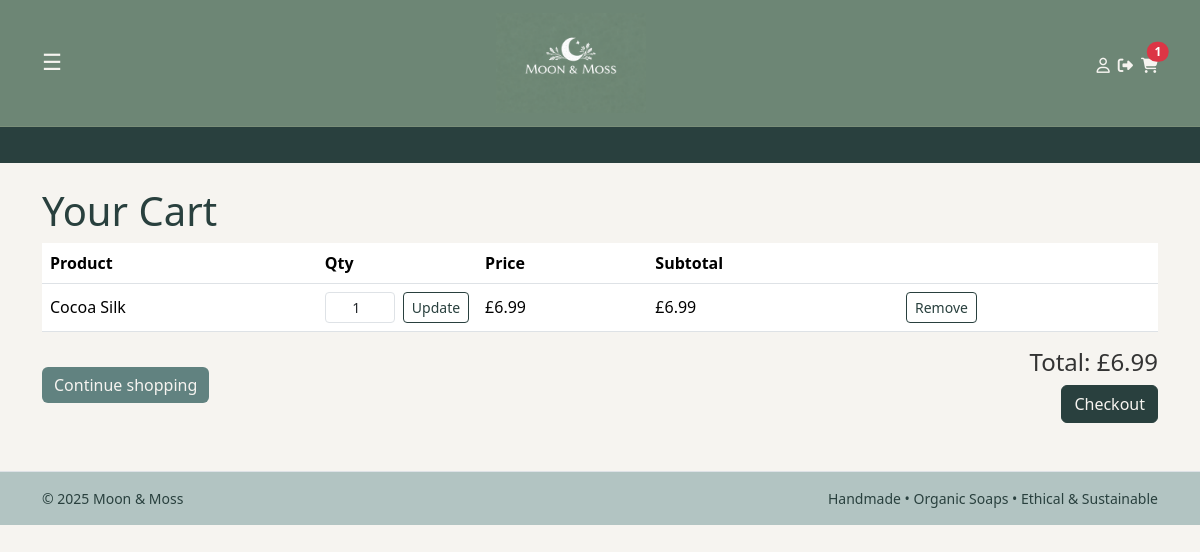
Page /cart/ (signed in) on the earlier database version.
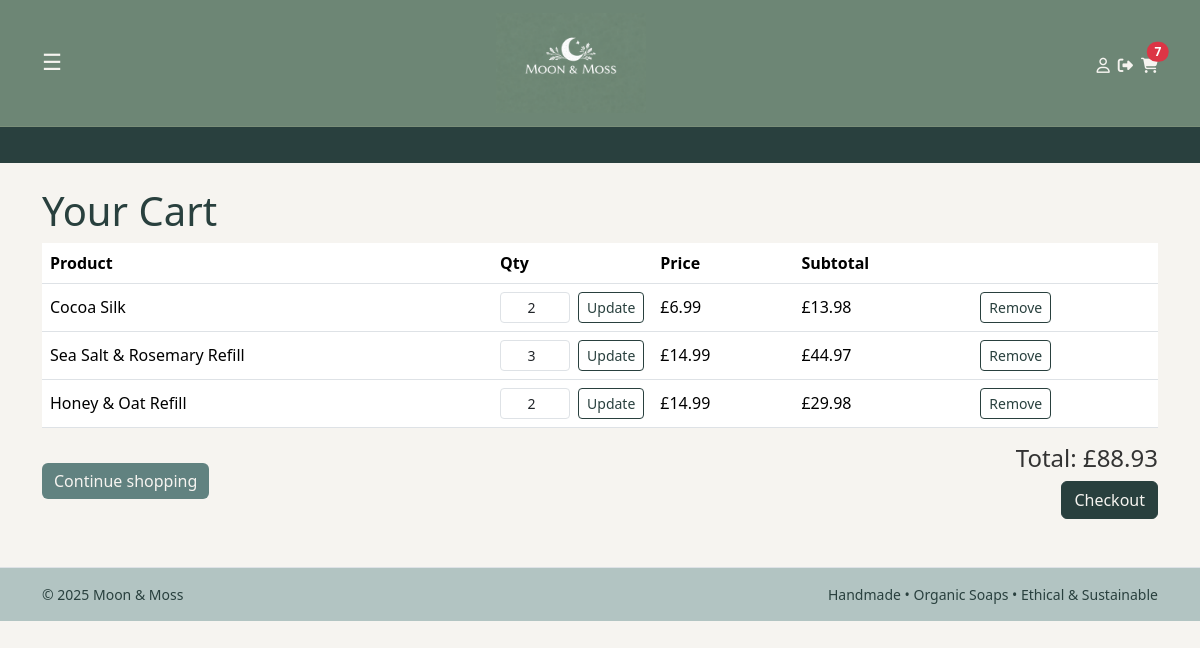
Same page on the later database version.
### cart/models.py (models this page shows, shortened)
class CartItem(models.Model):
    cart = models.ForeignKey(Cart, on_delete=models.CASCADE, related_name="items")
    product = models.ForeignKey(Product, on_delete=models.PROTECT)
    qty = models.PositiveIntegerField(default=1)
    class Meta:
        unique_together = ("cart", "product")
    @property
    def subtotal(self):
        return self.qty * self.product.price

class Cart(models.Model):
    user = models.ForeignKey(
        settings.AUTH_USER_MODEL, null=True, blank=True, on_delete=models.CASCADE
    )
    session_key = models.CharField(max_length=40, blank=True, db_index=True)
    created_at = models.DateTimeField(auto_now_add=True)
    updated_at = models.DateTimeField(auto_now=True)
    @property
    def total(self):
        return sum(item.subtotal for item in self.items.select_related("product"))

### catalog/models.py (models this page shows, shortened)
class Product(models.Model):
    title = models.CharField(max_length=160)
    slug = models.SlugField(max_length=180, unique=True, blank=True)
    description = models.TextField(blank=True)
    scent = models.CharField(max_length=50, help_text="e.g. Lavender, Citrus")
    weight_g = models.PositiveIntegerField(help_text="Net weight in grams")
    price = models.DecimalField(max_digits=6, decimal_places=2)
    stock_qty = models.PositiveIntegerField(default=0)
    active = models.BooleanField(default=True)
    created_at = models.DateTimeField(auto_now_add=True)
    tags = models.CharField(
        max_length=250,
        blank=True,
        help_text="Comma-separated tags, e.g. winter, woody, refillable"
    )
    class Meta:
        ordering = ["title"]

### cart/views.py (the view)
# urls.py: path("", views.view_cart, name="view"),
def view_cart(request):
    cart = get_or_create_cart(request)
    return render(request, "cart/view.html", {"cart": cart})

### cart/context_processors.py (called while the page is built)
def cart_count(request):
    cart = get_or_create_cart(request)
    try:
        count = sum(i.qty for i in cart.items.all())
    except Exception:
        count = 0
    return {"cart_count": count}

### cart/utils.py (called while the page is built)
def get_or_create_cart(request):
    if not request.session.session_key:
        request.session.create()
    request.session.set_expiry(60 * 60 * 24 * 14)
    session_key = request.session.session_key
    if request.user.is_authenticated:
        cart, _ = Cart.objects.get_or_create(
            user=request.user,
            defaults={"session_key": session_key},
        )
    else:
        cart, _ = Cart.objects.get_or_create(
            user=None,
            session_key=session_key,
        )
    return cart

### cart/templates/cart/view.html (shortened to what this page needs)
{% extends "base.html" %}
{% block content %}
<h1>Your Cart</h1>
{% if cart.items.all %}
<div class="table-responsive">
<table class="table align-middle">
  <thead>
    <tr>
      <th>Product</th>
      <th style="width:120px;">Qty</th>
      <th>Price</th>
      <th>Subtotal</th>
      <th></th>
    </tr>
  </thead>
  <tbody>
    {% for item in cart.items.all %}
    <tr>
      <td>{{ item.product.title }}</td>
      <td>
        <form method="post" action="{% url 'cart:update' item.id %}" class="d-flex">
          <input type="number"
            name="qty"
            value="{{ item.qty }}"
            min="1"
            max="{{ item.product.stock_qty }}"
            class="form-control form-control-sm me-2 cart-qty-input">
          <button class="btn btn-sm btn-update" type="submit">Update</button>
        </form>
      </td>
      <td>£{{ item.product.price }}</td>
      <td>£{{ item.subtotal }}</td>
      <td>
        <form method="post" action="{% url 'cart:remove' item.id %}">
          <button class="btn btn-sm btn-remove" type="submit">Remove</button>
        </form>
      </td>
    </tr>
    {% endfor %}
  </tbody>
</table>
</div>
<div class="d-flex justify-content-between align-items-center">
  <a href="{% url 'catalog:product_list' %}" class="btn btn-continue">
    Continue shopping
  </a>
  <div class="text-end">
    <h4>Total: £{{ cart.total }}</h4>
    <a href="{% url 'checkout:summary' %}" class="btn btn-checkout">
      Checkout
    </a>
  </div>
</div>
{% else %}
<p>Your cart is empty.</p>
<a href="{% url 'catalog:product_list' %}" class="btn btn-primary">Back to shop</a>
{% endif %}
{% endblock %}

### templates/base.html (shortened to what this page needs)
{% load static %}
<!doctype html>
<html lang="en">
<head>
  <link
    href="https://cdn.jsdelivr.net/npm/bootstrap@5.3.3/dist/css/bootstrap.min.css"
    rel="stylesheet">
  <link rel="stylesheet" href="{% static 'css/main.css' %}">
</head>
<body>
<nav class="navbar navbar-light navbar-pink bb-navbar sticky-top">
  <div class="container bb-nav-grid">
    <div class="bb-nav-left">
      <button class="navbar-toggler border-0 bb-icon-button" type="button"
              data-bs-toggle="collapse" data-bs-target="#mainNav"
              aria-controls="mainNav" aria-expanded="false" aria-label="Toggle navigation">
        <span class="bb-icon">☰</span>
      </button>
    </div>
    <div class="bb-nav-center">
      <a class="navbar-brand d-flex flex-column align-items-center"
        href="{% url 'catalog:home' %}">
        <img src="{% static 'img/logo.png' %}" alt="Moon & Moss" class="bb-logo">
      </a>
    </div>
    <div class="bb-nav-right bb-nav-icons">
      {% if user.is_authenticated %}
        <a href="#" class="bb-icon-link" title="My account">
          <span class="bb-icon"><i class="fa-regular fa-user"></i></span>
        </a>
        <a href="{% url 'accounts:logout' %}?next={{ request.get_full_path }}"
          class="bb-icon-link" title="Logout">
          <span class="bb-icon"><i class="fa-solid fa-right-from-bracket"></i></span>
        </a>
      {% else %}
        <a href="{% url 'accounts:login' %}?next={{ request.get_full_path }}"
           class="bb-icon-link" title="Login">
          <span class="bb-icon"><i class="fa-regular fa-user"></i></span>
        </a>
      {% endif %}
      <a href="{% url 'cart:view' %}"
        class="bb-icon-link position-relative"
        title="Cart"
        data-bs-toggle="offcanvas"
        data-bs-target="#miniCart"
        aria-controls="miniCart">
        <span class="bb-icon"><i class="fa-solid fa-cart-shopping"></i></span>
        <span id="cart-count"
              class="position-absolute top-0 start-100 translate-middle badge rounded-pill text-bg-danger {% if cart_count|default:0|add:0 <= 0 %}d-none{% endif %}">
          {{ cart_count|default:0 }}
        </span>
      </a>
    </div>
  </div>
</nav>
<div class="bb-promo-bar">
  <div class="bb-promo-track">
  </div>
</div>
<main class="container py-4">
  {% block content %}{% endblock %}
</main>
</body>
<footer class="border-top mt-4 py-3">
  <div class="container text-muted small d-flex justify-content-between">
    <span>© {{ now|default:"2025" }} Moon & Moss</span>
    <span>Handmade • Organic Soaps • Ethical & Sustainable</span>
  </div>
</footer>
</body>
</html>

### static/css/main.css (style rules this page uses)
body { background-color: #f6f4f0; color: #333333; font-family: system-ui, -apple-system, BlinkMacSystemFont, "Segoe UI", sans-serif; }
h1, .h1, h2, .h2, h3, .h3 { color: #29403e; }
a { color: #29403e; }
.bb-logo { height: 100px; width: auto; }
.bb-navbar { background-color: #6D8675; padding-top: 0.5rem; padding-bottom: 0.5rem; border-bottom: 1px solid #7A8F7A; }
.bb-nav-grid { display: grid; grid-template-columns: 1fr auto 1fr; align-items: center; }
.bb-nav-left { justify-self: start; }
.bb-nav-center { justify-self: center; }
.bb-nav-right { justify-self: end; display: flex; align-items: center; justify-content: flex-end; gap: 0.15rem; }
.bb-icon-button { background: transparent; box-shadow: none; padding: 0; }
.bb-icon { font-size: 1.4rem; line-height: 1; color: #f6f4f0; }
.bb-nav-icons .bb-icon-link { display: inline-flex; align-items: center; justify-content: center; margin: 0rem; text-decoration: none; }
.bb-nav-icons .bb-icon-link .fa-solid, .bb-nav-icons .bb-icon-link .fa-regular { font-size: 0.95rem; }
.bb-promo-bar { background-color: #29403e; color: #f6f4f0; font-size: 0.9rem; overflow: hidden; white-space: nowrap; }
.bb-promo-track { display: inline-block; padding: 0.45rem 0; padding-left: 100%; animation: bb-promo-scroll 22s linear infinite; }
.btn-update { border-color: #29403e; color: #29403e; }
.btn-remove { border-color: #29403e; color: #29403e; }
.btn-continue { background-color: #618280; color: #f6f4f0; border: none; font-weight: 500; }
.btn-checkout { background-color: #29403e; border-color: #29403e; color: #f6f4f0; }
.cart-qty-input { width: 70px; text-align: center; padding-right: 0; }
footer { background-color: #b2c4c2; }
footer .text-muted { color: #29403e !important; }
.bb-navbar .container { padding-left: 0.75rem; padding-right: 0.75rem; }
.bb-nav-right { gap: 0.50rem; }

Differences in the rows shown:
changed CartItem "Cocoa Silk": qty "1" → "2"; subtotal "6.99" → "13.98"
added CartItem: product "Sea Salt & Rosemary Refill", qty "3", product.price "14.99", subtotal "44.97"
added CartItem: product "Honey & Oat Refill", qty "2", product.price "14.99", subtotal "29.98"
changed through a linked row, Cart: total "6.99" → "88.93"
Other differences:
{{ cart_count|default:0 }}: "1" → "7"
